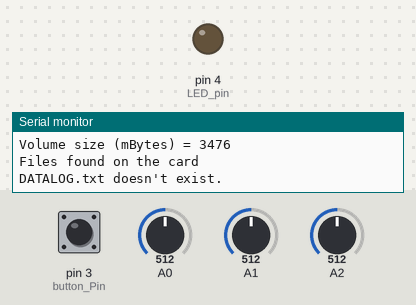
The sketch below on a simulated Arduino Uno, built with avr-gcc and run on an emulated ATmega328P. On the bench: output pins drawn as LEDs (lit = HIGH), the last lines printed to the serial monitor. Wiring (inferred from the names in the program): DS1307 clock at I2C address 0x68. Inputs (shaded band) come from the test bench; at power-on: pin 3 (button_Pin) LOW, A0 = 512, A1 = 512, A2 = 512. The local clock reads 2024-03-15 10:24:30 at power-on unless the sketch sets it; storage starts empty.

Above: at 2.3 s.
2.4 s: pin 3 (button_Pin) pulled HIGH for 0.15 s
At 3.4 s:
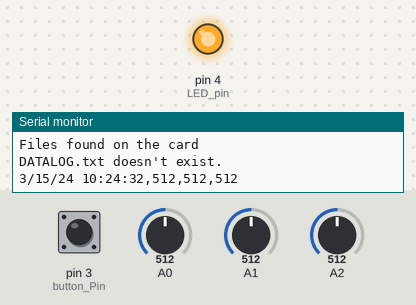
4.0 s: pin 3 (button_Pin) pulled HIGH for 1 s
At 5.3 s:
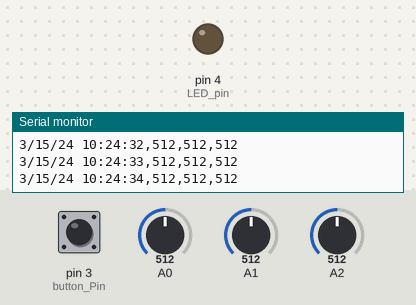
6.5 s: pin 3 (button_Pin) pulled HIGH for 3.2 s
At 10.6 s:
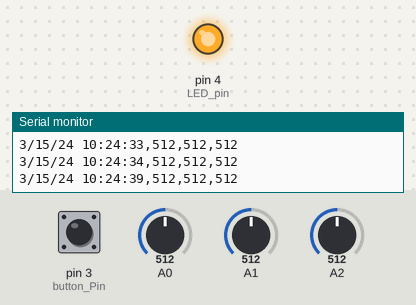
Timing chart, 0 to 12.1 s (numbered marks = the images above; inputs shaded):
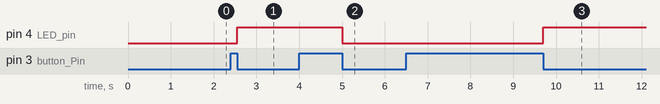

Measured:
- after the input at 2.4 s, pin 4 (LED_pin): LOW → HIGH after 0.15 s
- after the input at 4.0 s, pin 4 (LED_pin): HIGH → LOW after 1.0 s
- after the input at 6.5 s, pin 4 (LED_pin): LOW → HIGH after 3.2 s

The sketch:

Sd_Checker_WithDataButtonRTC.ino
```cpp
/* SD card sketch by Daniel Godrick with input from Sparkfun and
 *  the Arduino website
 *  October 20,2015
 */

#include <SPI.h>
#include <SD.h>
#include "Wire.h"
#define DS1307_ADDRESS 0x68 //given address

/* These libraries define the
 *  MOSI  = pin 11 Master out slave in
 *  MISO  = pin 12 Master in slave out
 *  CLK   = pin 13 Clock
 *
 *  on the Sparkfun Shield, the CS (chip select) pin 8
 */

Sd2Card card; // SD utility about type of card
SdVolume volume; // SD utility allows card size information
SdFile file; //SD utility to describe files
const int chipSelect = 8;
File myFile; //name a file
 int onOff = LOW;
 int  timer;
 int preTimer;
 int difTime;
 int prevState = 0;
 int counter = 0;
 uint32_t dataTimer = 0;
 int dataTimeInterval = 1000;
 uint32_t dataPreTimer = 0;


void setup() {
  Serial.begin(9600);
  pinMode(A0,INPUT);
  Wire.begin();

  pinMode(3,INPUT); // button Pin
  pinMode(4,OUTPUT); //LED pin

  Serial.println("\nInitializing Card...  ");

  //let's check the card at 1/2 speed so we know that it is working
  //students have trouble with full speed and cheap SD cards
  if(!card.init(SPI_HALF_SPEED, chipSelect)){
    Serial.println("Initialization Failed. You Lose");
    return;
  }else {
    cardType();

  //volume partition
  //now to check the format (FAT) and see the space
    if(!volume.init(card)){
      Serial.println("No FAT partition.\n Check format");
      return; //to end code execution after this point if error
    }

    cardSize();

  SD.begin(chipSelect);//Start the SD reading functionality


  if (SD.exists("DATALOG.txt")) {
    Serial.println("DATALOG.txt exists.");
    SD.remove("DATALOG.TXT");
    Serial.println("DATALOG.txt no longer exists.");
    file.openRoot(volume);
    file.ls(LS_R | LS_DATE | LS_SIZE);


  } else {
    Serial.println("DATALOG.txt doesn't exist.");
  }

  }


  delay(1000);


}

void loop() {

int of = buttonCheck();
  digitalWrite(4,of);
  getData(of);
//collectData();


}


int buttonCheck(){

 timer = millis();
 int buttonState = digitalRead(3);

 if((prevState == 1) and (buttonState == 0) and (timer-preTimer > 30))
 {
  onOff = !onOff;
  //Serial.println(onOff);
  preTimer = timer;
 }

  prevState = buttonState;
  return(onOff);
}

void getData(int of){
  dataTimer = millis();
  if((of == 1) and (dataTimer - dataPreTimer >= dataTimeInterval)){
     String dataString = "";
     dataString += printDate();
     dataString += ",";

  // read three sensors and append to the string:
  for (int analogPin = 0; analogPin < 3; analogPin++) {
    int sensor = analogRead(analogPin);
    dataString += String(sensor);
    if (analogPin < 2) {
      dataString += ",";
    }
  }

  // open the file. note that only one file can be open at a time,
  // so you have to close this one before opening another.
  File dataFile = SD.open("datalog.txt", FILE_WRITE);

  // if the file is available, write to it:
  if (dataFile) {
    dataFile.println(dataString);
    dataFile.close();
    // print to the serial port too:
    Serial.println(dataString);
    dataPreTimer = dataTimer;
    //delay(2000);
  }
  // if the file isn't open, pop up an error:
  else {
    Serial.println("error opening datalog.txt");
  }
}
}

void cardType(){
  Serial.println("Card Found. You Win");
   Serial.print("\nCard type:");
   switch(card.type()){
      case SD_CARD_TYPE_SD1:
      Serial.println("SD1");
      break;

      case SD_CARD_TYPE_SD2:
      Serial.println("SD2");
      break;

      case SD_CARD_TYPE_SDHC:
      Serial.println("SDHC");
      break;

      default:
      Serial.println("Huh? What did you put in?");
      break;
    }
}

void cardSize(){

  uint32_t volumeSize; //unsigned integer for big numbers!
  Serial.print("Volume is FAT");
  Serial.println(volume.fatType());
  uint32_t blocksPer = volume.blocksPerCluster();
  Serial.println(blocksPer);
  volumeSize = volume.blocksPerCluster();
  uint32_t clusterCount = (volume.clusterCount());
  Serial.println(clusterCount);
  volumeSize *= volume.clusterCount();
  volumeSize *= 512;
  Serial.print("Volume size (bytes) = ");
  Serial.println(volumeSize);
  Serial.print("Volume size (kBytes) = ");
  Serial.println(volumeSize/1024);
  Serial.print("Volume size (mBytes) = ");
  Serial.println(volumeSize/1024/1024);

  Serial.println("\nFiles found on the card");
  file.openRoot(volume);
  file.ls(LS_R | LS_DATE | LS_SIZE);
}

void collectData(){

  String dataString = "";

  // read three sensors and append to the string:
  for (int analogPin = 0; analogPin < 3; analogPin++) {
    int sensor = analogRead(analogPin);
    dataString += String(sensor);
    if (analogPin < 2) {
      dataString += ",";
    }
  }

  // open the file. note that only one file can be open at a time,
  // so you have to close this one before opening another.
  File dataFile = SD.open("datalog.txt", FILE_WRITE);

  // if the file is available, write to it:
  if (dataFile) {
    dataFile.println(dataString);
    dataFile.close();
    // print to the serial port too:
    Serial.println(dataString);
    delay(2000);
  }
  // if the file isn't open, pop up an error:
  else {
    Serial.println("error opening datalog.txt");
  }
}

byte bcdToDec(byte val)  {
// Convert binary coded decimal to normal decimal numbers
  return ( (val/16*10) + (val%16) );
}

String printDate(){

  // Reset the register pointer
  Wire.beginTransmission(DS1307_ADDRESS);

  byte zero = 0x00;
  Wire.write(zero);
  Wire.endTransmission();

  Wire.requestFrom(DS1307_ADDRESS, 7);

  int second = bcdToDec(Wire.read());
  int minute = bcdToDec(Wire.read());
  int hour = bcdToDec(Wire.read() & 0b111111); //24 hour time
  int weekDay = bcdToDec(Wire.read()); //0-6 -> sunday - Saturday
  int monthDay = bcdToDec(Wire.read());
  int month = bcdToDec(Wire.read());
  int year = bcdToDec(Wire.read());

  //print the date EG   3/1/11 23:59:59
  String dateTime = "";
  dateTime += month;
  dateTime += "/";
  dateTime += monthDay;
  dateTime += "/";
  dateTime += year;
  dateTime +=(" ");
  dateTime +=(hour);
  dateTime +=(":");
  dateTime +=(minute);
  dateTime +=(":");
  dateTime +=(second);
  return dateTime;
//  Serial.println(dateTime);

//  Serial.print(month);
//  Serial.print("/");
//  Serial.print(monthDay);
//  Serial.print("/");
//  Serial.print(year);
//  Serial.print(" ");
//  Serial.print(hour);
//  Serial.print(":");
//  Serial.print(minute);
//  Serial.print(":");
//  Serial.println(second);

}
```
